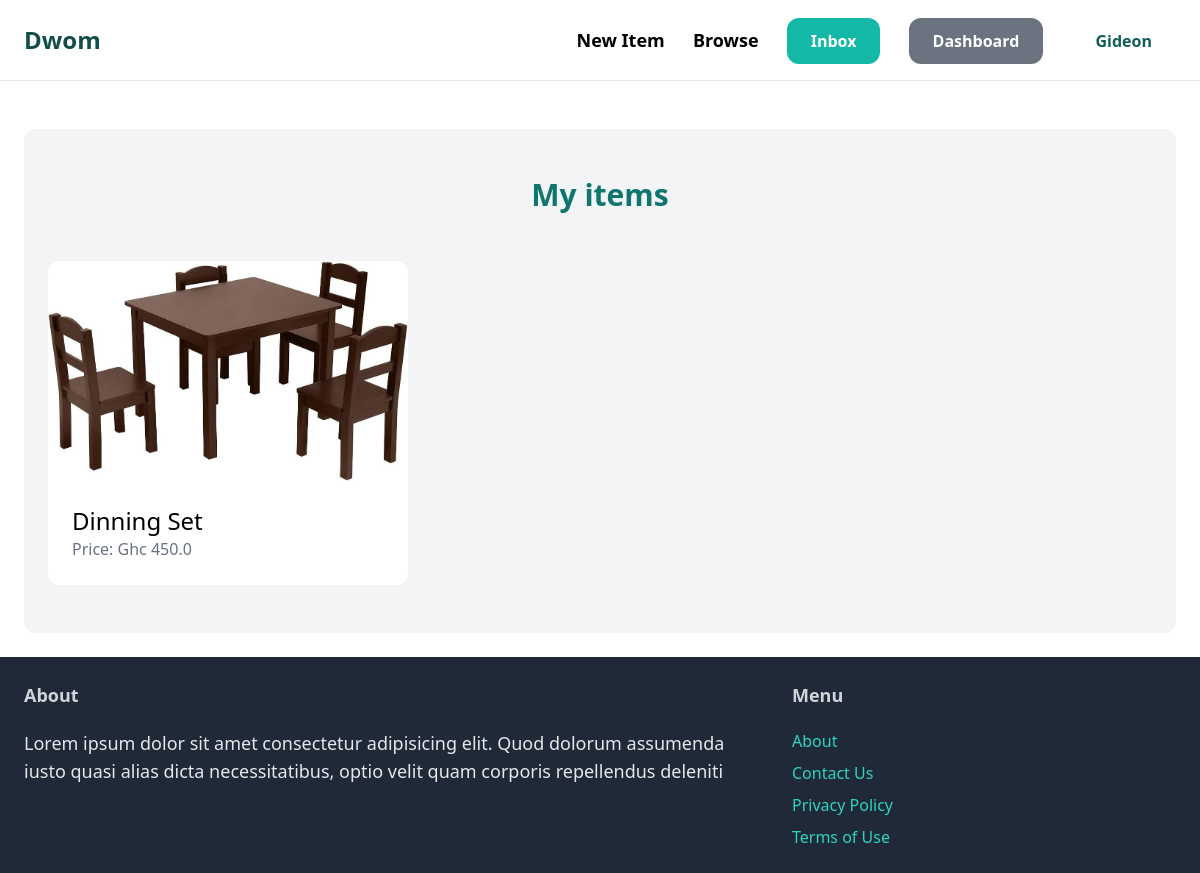
Screenshot of /dashboard (signed in) with the database file from the repository.
### item/models.py (models this page shows, shortened)
class Item(models.Model):
    category = models.ForeignKey(Category, related_name='items', to_field='name', on_delete=models.CASCADE)
    name = models.CharField(max_length=255)
    description = models.TextField(blank=True, null=True)
    price = models.FloatField()
    image = models.ImageField(upload_to='item_images', blank=True, null=True)
    is_sold = models.BooleanField(default=False)
    created_by = models.ForeignKey(User, related_name = 'items', on_delete=models.CASCADE)
    created_at = models.DateTimeField(auto_now_add = True)

### core/views.py (the view)
# urls.py: path('dashboard', views.dashboard, name='dashboard'),
@login_required(login_url='login')
def dashboard(request):
    items = Item.objects.filter(created_by=request.user)
    context = {'items': items}
    return render(request, 'core/dashboard.html', context)

### core/templates/core/dashboard.html (shortened to what this page needs)
{% extends 'core/base.html' %}
{% block content %}
    <div class="mt-6 py-12 px-6 bg-gray-100 rounded-xl">
        <h2 class="text-center font-semibold text-teal-700 text-3xl mb-12">My items</h2>
        <div class="grid grid-cols-3 gap-3">
            {% for item in items %}
                <div>
                    <a href="{% url 'detail' item.id %}">
                        <div>
                            <img src="{{item.image.url}}" class="rounded-t-xl" alt="{{item.name}}">
                        </div>
                        <div class="p-6 bg-white rounded-b-xl">
                            <h2 class="text-2xl">{{item.name}}</h2>
                            <p class="text-gray-500">Price:  Ghc {{item.price}}</p>
                        </div>
                    </a>
                </div>
            {% endfor %}
        </div>
    </div>
    {% endblock content %}

### core/templates/core/base.html (shortened to what this page needs)
<!DOCTYPE html>
<html lang="en">
<head>
    <script src="https://cdn.tailwindcss.com"></script>
</head>
<body>
    <nav class="px-6 py-6 flex justify-between items-center border-b border-gray-200">
        <a href="/" class="text-2xl font-semibold text-teal-900">Dwom</a>
        <div class="space-x-6">
            <a href="{% url 'create_item' %}" class="text-lg font-semibold hover:text-gray-500">New Item</a>
            <a href="{% url 'browse' %}" class="text-lg font-semibold hover:text-gray-500">Browse</a>
            {% if request.user.is_authenticated %}
            <a href="" class="px-6 py-3 text-base font-semibold bg-teal-500 text-white rounded-xl hover:bg-teal-700">Inbox</a>
            <a href="{% url 'dashboard' %}" class="px-6 py-3 text-base font-semibold bg-gray-500 text-white rounded-xl hover:bg-gray-700">Dashboard</a>
            <a href="" class="px-6 py-3 text-base text-teal-800 font-bold hover:text-teal-950 rounded-xl">{{user.username | capfirst}}</a>
            {% else %}
                <a href="{% url 'signup' %}" class="px-6 py-3 text-base font-semibold bg-teal-500 text-white rounded-xl hover:bg-teal-700">Sign up</a>
                <a href="{% url 'login' %}" class="px-6 py-3 text-base font-semibold bg-gray-500 text-white rounded-xl hover:bg-gray-700">Log in</a>
            {% endif %}
        </div>
    </nav>
    <div class="px-6 py-6">
        {% block content %}
        {% endblock content %}
    </div>
    <footer class="px-6 py-6 bg-gray-800 flex justify-between">
        <div class="w-2/3 pr-10">
            <h1 class="mb-5 text-lg font-semibold text-gray-300">About</h1>
            <p class="text-lg text-gray-200">Lorem ipsum dolor sit amet consectetur adipisicing elit. Quod dolorum assumenda iusto quasi alias dicta necessitatibus, optio velit quam corporis repellendus deleniti</p>
        </div>
        <div class="w-1/3">
            <h1 class="mb-5 text-lg font-semibold text-gray-300">Menu</h1>
            <ul class="space-y-2">
                <li><a href="" class="text-teal-400 hover:text-teal-700">About</a></li>
                <li><a href="{% url 'contact' %}" class="text-teal-400 hover:text-teal-700">Contact Us</a></li>
                <li><a href="" class="text-teal-400 hover:text-teal-700">Privacy Policy</a></li>
                <li><a href="" class="text-teal-400 hover:text-teal-700">Terms of Use</a></li>
            </ul>
        </div>
    </footer>
</body>
</html>

### rows the page displays
Item: image (picture), name "Dinning Set", price "450.0"

### other values shown
{{ user.username | capfirst }} "Gideon"
